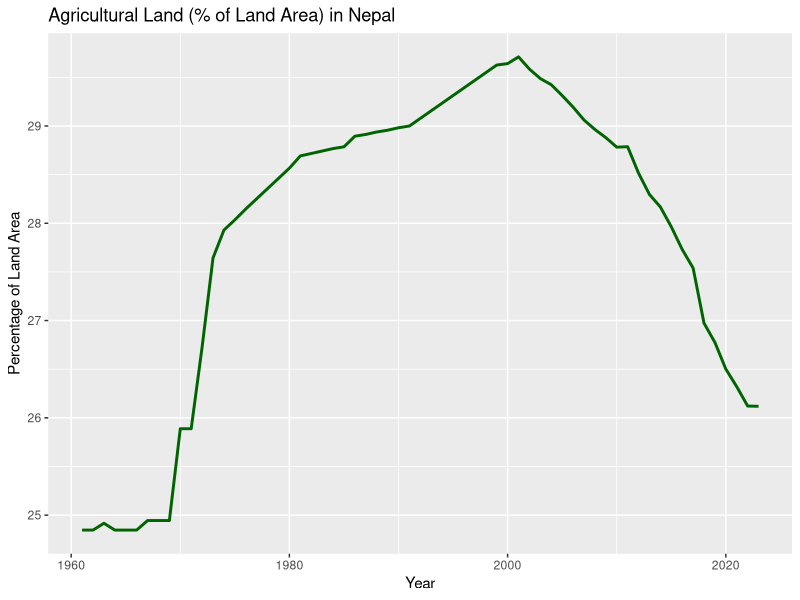

Write the R code that produced this figure.
# Load libraries
library(readr)   # for reading CSV files
library(dplyr)   # for data cleaning
library(ggplot2) # for plotting

# Step 1: Import dataset
climate <- read_csv("data/climate-change_npl.csv")

# Step 2: Filter for one indicator (example: Agricultural land % of land area)
agri_land <- climate %>%
  filter(`Indicator Name` == "Agricultural land (% of land area)") %>%
  select(Year, Value)

# Step 3: Plot the trend
plot <- ggplot(agri_land, aes(x = Year, y = Value)) +
  geom_line(color = "darkgreen", size = 1) +
  labs(title = "Agricultural Land (% of Land Area) in Nepal",
       x = "Year", y = "Percentage of Land Area")

# Step 4: Save plot as PNG in results folder
ggsave("results/agri_land_trend.png", plot, width = 7, height = 5)
